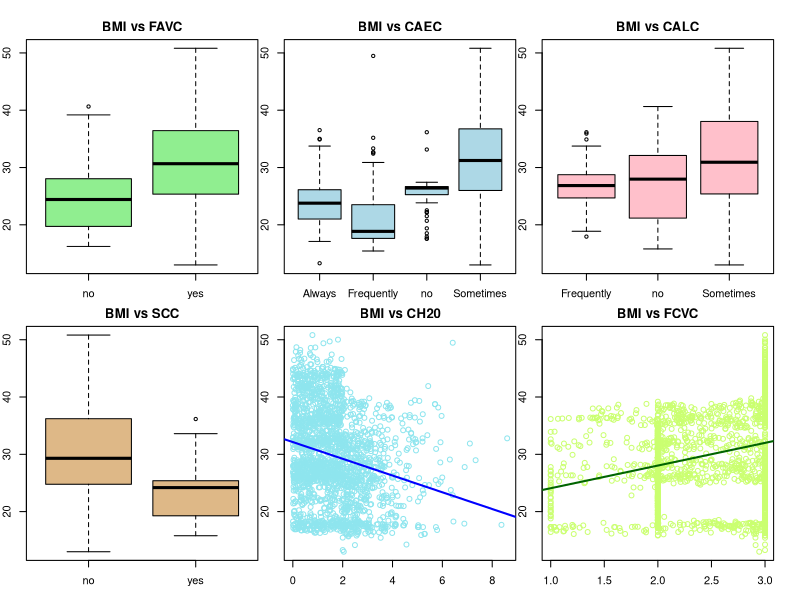
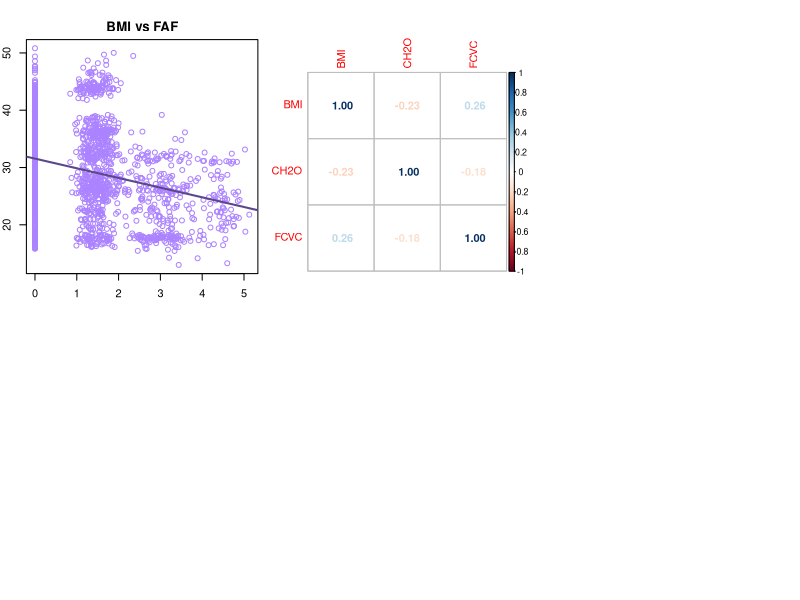
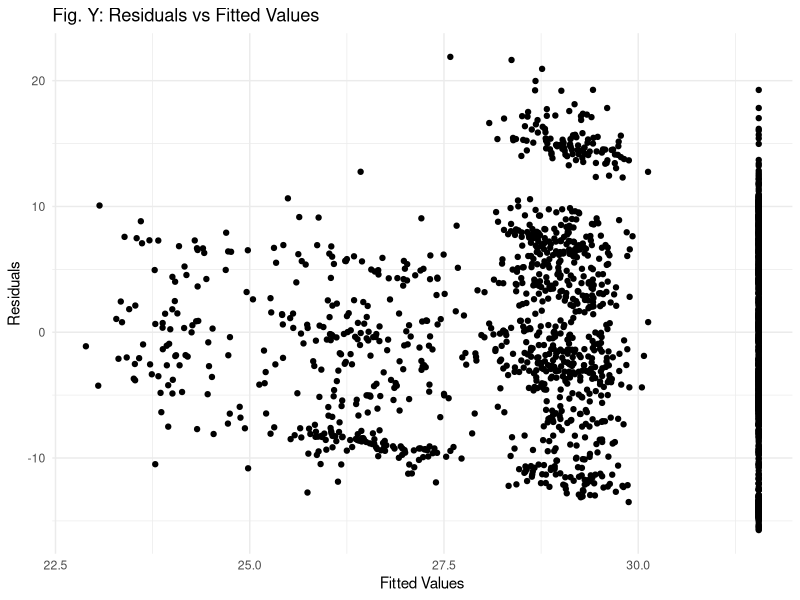
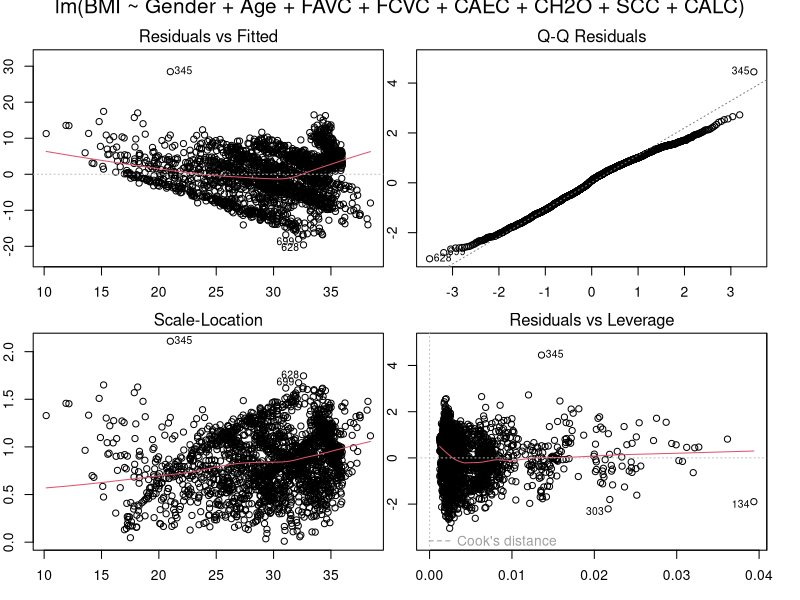
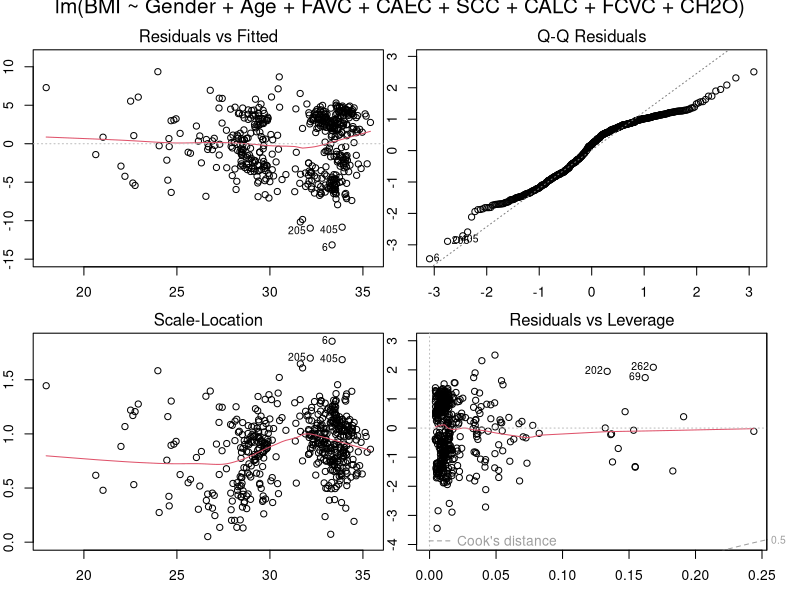

The R script that drew these images, in order: (Note: this script raises an error after producing the figures.)
## ---- chunk 1
knitr::opts_chunk$set(message =  FALSE)
knitr::opts_chunk$set(warning =  FALSE)
knitr::opts_chunk$set(error =  FALSE)
knitr::opts_chunk$set(echo =  FALSE)
bfcolor <- function(x, color) {
  if (knitr::is_latex_output()) {
    sprintf("\\textcolor{%s}{\\textbf{%s}}", color, x)
  } else if (knitr::is_html_output()) {
    sprintf("<span style='color: %s;'><b>%s</b></span>", color, x)
  } else x
}
library(knitr)
library(dplyr)
library(ggplot2)
## ---- chunk 2
data <- read.csv('../data/data-cleaned.csv')
# categorical variables 
par(mfrow = c(2, 3), mar = c(2, 1, 2, 1), oma = c(1, 1, 1, 1))
boxplot(BMI ~ FAVC, data = data, col = "lightgreen", 
        main = "BMI vs FAVC", 
        xlab = 'Do you eat high caloric food frequently?')

boxplot(BMI ~ CAEC, data = data, col = "lightblue", 
        main = "BMI vs CAEC",
        xlab = 'Do you eat any food between meals?')


boxplot(BMI ~ CALC, data = data, col = "pink", 
        main = "BMI vs CALC",
        xlab = 'How often do you drink alcohol?')


boxplot(BMI ~ SCC, data = data, col = "burlywood", 
        main = "BMI vs SCC",
        xlab = 'Do you monitor the calories you eat daily?')

# continuous variables
model_ch2o <- lm(BMI ~ CH2O, data = data)
plot(BMI ~ CH2O, data = data, col = "cadetblue2", main = "BMI vs CH20",
        xlab = 'How often do you drink water?')
abline(model_ch2o, col = "blue", lwd = 2)

model_fcvc <- lm(BMI ~ FCVC, data = data)
plot(BMI ~ FCVC, data = data, col = "darkolivegreen1", main = "BMI vs FCVC",
        xlab = 'Do you usually eat vegetables in your meals?')
abline(model_fcvc, col = "darkgreen", lwd = 2)



## ---- chunk 3
plot(BMI ~ FAF, data = data, col = "mediumpurple1", main = "BMI vs FAF",

        xlab = 'How often do you have physical activity??')

model_FAF <- lm(BMI ~ FAF, data = data)

abline(model_FAF, col = "mediumpurple4", lwd = 2)
## ---- chunk 4
#taking the correlation plot of the two continuous variables

library(corrplot)
corrplot_data <- data[, c("BMI", "CH2O", "FCVC")]
cor_matrix <- cor(corrplot_data)
corrplot(cor_matrix, method="number")
## ---- chunk 5
obesityData<- read.csv('../data/data-cleaned.csv')
# Fit linear model
BMIonFAF <- lm(BMI ~ FAF, data=obesityData)

# Get the summary of the model
BMIonFAF_summary <- summary(BMIonFAF)

# Format the coefficients and p-values
formatted_coefficients <- matrix(as.character(signif(
  BMIonFAF_summary$coefficients, 4)), ncol = 4)

colnames(formatted_coefficients) <- c("Estimate", "Std. Error",
                                      "t value", "p-value")
rownames(formatted_coefficients) <- c('Intercept',
                                      'Frequency of\nphysical activity')


kable(formatted_coefficients,
      caption = 'Fig. X: Simple Linear Regression of BMI on Frequency of Physical Activity')
## ---- chunk 6
# Generate residual plot
# Create residuals and fitted values
residuals <- resid(BMIonFAF)
fitted_values <- fitted(BMIonFAF)

data.frame(fitted_values, residuals) %>% 
  ggplot(aes(x = fitted_values,
             y = residuals)) +
  geom_point() +
  labs(title = "Fig. Y: Residuals vs Fitted Values",
       x = "Fitted Values",
       y = "Residuals") +
  theme_minimal()
## ---- chunk 7
data <- read.csv("../data/data-cleaned.csv")
# lambda <- 0.6
# data$BMI <- (data$BMI^lambda - 1) / lambda
model_eating <- lm(BMI~Gender+Age+FAVC+ FCVC+ NCP+ CAEC+ CH2O+ SCC+ CALC,data)
s <- summary(model_eating)
knitr::kable(matrix(
  c(s$fstatistic[[1]],s$fstatistic[[2]],s$fstatistic[[3]],
    pf(s$fstatistic[[1]],s$fstatistic[[2]],s$fstatistic[[3]],
       lower.tail = FALSE),s$adj.r.squared),byrow = TRUE,nrow = 1
), col.names = c("F-stat","df1","df2","p-val", "R^2"),
caption="Overall Model Performance", digits = 200)
knitr::kable(s$coefficients, caption="Coefficient Analysis", digits=200)

## ---- chunk 8
data$CALC[data$CALC=="Sometimes"] <- "Yes"
data$CALC[data$CALC=="Frequently"] <- "Yes"

data$CAEC[data$CAEC=="Sometimes"] <- "Rarely"
data$CAEC[data$CAEC=="no"] <- "Rarely"

model_eating_u <- lm(BMI~Gender+Age+FAVC+ FCVC+ CAEC+ CH2O+ SCC+ CALC,data) # combined levels with 8 predictors
s<-summary(model_eating_u)
knitr::kable(matrix(
  c(s$fstatistic[[1]],s$fstatistic[[2]],s$fstatistic[[3]],
    pf(s$fstatistic[[1]],s$fstatistic[[2]],s$fstatistic[[3]],
       lower.tail = FALSE),s$adj.r.squared),byrow = TRUE,nrow = 1
), col.names = c("F-stat","df1","df2","p-val", "R^2"),
caption="Overall Model Performance", digits = 200)
knitr::kable(s$coefficients, caption="Coefficient Analysis", digits=200)
## ---- chunk 9
par(mfrow = c(2, 2))
plot(model_eating_u)
## ---- chunk 10
output <- matrix(
  c("Residuals vs. Fitted", "Funnel Shape indicates heteroscedasticity. No curvature to indicate nonlinearity",
    "Q-Q", "Vast majority of the points are on the line -- apears normal",
    "Scale-Location", "Funnel shape indicates heteroscedasticity",
    "residuals vs. Leverage", "Entry 345 possible influential point"),
  byrow=TRUE,nrow=4
)
knitr::kable(output,caption="Plot Interpretation")
## ---- chunk 11
data <- data[data$Age>26,]
model_eating_u <- lm(BMI~Gender+Age+FAVC+ CAEC+ SCC+ CALC+ FCVC+ CH2O,data)
## ---- chunk 12
par(mfrow = c(2, 2))
plot(model_eating_u)
## ---- chunk 13
library(MASS)
suppressWarnings({
bc <- boxcox(model_eating_u, lambda=seq(-2,2,by=0.1),plotit=FALSE)
})
best_lambda <- bc$x[which.max(bc$y)]

data2 <- data
data2$BMI <- (data$BMI^best_lambda - 1) / best_lambda
model_eating_u <- lm(BMI~FAVC+ CAEC+ SCC+ CALC+ FCVC+ CH2O,data2)
cap <- paste("Residuals with lambda=", best_lambda)
plot(model_eating_u, which=c(1,2), caption = cap)
## ---- chunk 14
wt <- 1/lm(abs(model_eating_u$residuals)~model_eating_u$fitted.values)$fitted.values^2

wls_model <- lm(BMI~FAVC+ CAEC+ SCC+ CALC+ FCVC+ CH2O,data, weights = wt)
par(mfrow = c(2, 2))
plot(wls_model, caption="Weighted Regression Residuals")
